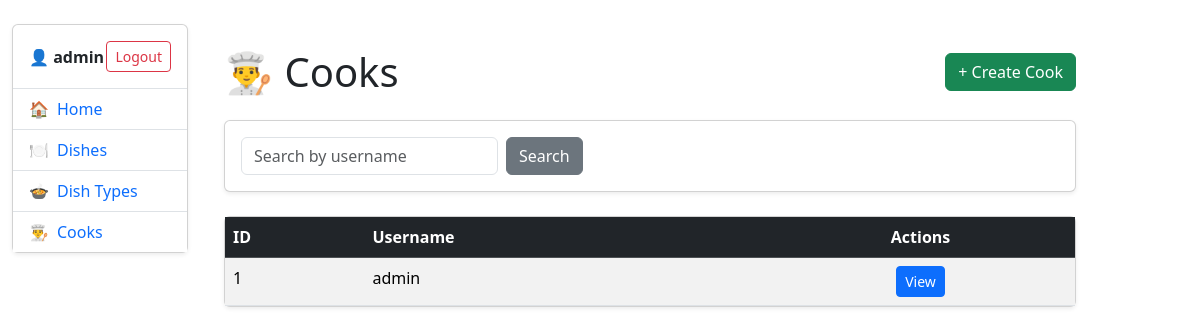
Before: /cooks/ (signed in) with the older database file.
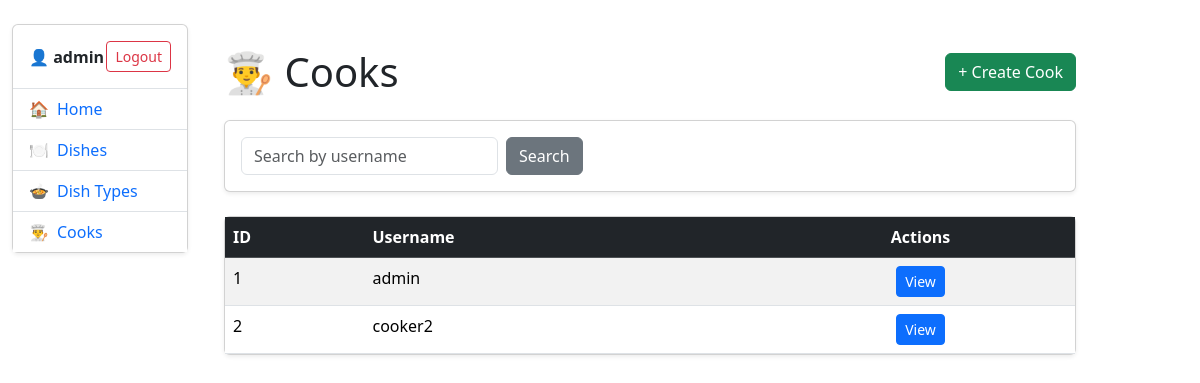
After: the same page with the newer database file.
### kitchen/models.py (models this page shows, shortened)
class Cook(AbstractUser):
    years_of_experience = models.IntegerField(
        null=True,
        blank=True,
    )

### kitchen/views.py (the view)
# urls.py: path("cooks/", CookListView.as_view(), name="cook-list"),
class CookListView(LoginRequiredMixin, generic.ListView):
    model = Cook
    paginate_by = 5
    def get_context_data(
        self, *, object_list = ..., **kwargs
    ):
        context = super(CookListView, self).get_context_data(**kwargs)
        username = self.request.GET.get("username", "")
        context["search_form"] = CookSearchForm(
            initial={"username": username}
        )
        return context
    def get_queryset(self):
        queryset = super().get_queryset()
        username = self.request.GET.get("username")
        if username:
            queryset = queryset.filter(username__icontains=username)
        return queryset

### kitchen/forms.py
class CookSearchForm(forms.Form):
    username = forms.CharField(
        max_length=255,
        required=False,
        label="",
        widget=forms.TextInput(
            attrs={
                "placeholder": "Search by username",
                "class": "form-control",
            }
        )
    )

### templates/kitchen/cook_list.html (shortened to what this page needs)
{% extends "base.html" %}
{% block content %}
<div class="container mt-4">
  <div class="d-flex justify-content-between align-items-center mb-4">
    <h1 class="mb-0">👨‍🍳 Cooks</h1>
    <a class="btn btn-success" href="{% url 'kitchen:cook-create' %}">
      + Create Cook
    </a>
  </div>
  <div class="card mb-4 shadow-sm">
    <div class="card-body">
      <form class="d-flex gap-2" method="get">
        {{ search_form }}
        <button class="btn btn-secondary" type="submit">
          Search
        </button>
      </form>
    </div>
  </div>
  <div class="card shadow-sm">
    <div class="card-body p-0">
      <table class="table table-striped table-hover mb-0">
        <thead class="table-dark">
          <tr>
            <th>ID</th>
            <th>Username</th>
            <th class="text-center">Actions</th>
          </tr>
        </thead>
        <tbody>
          {% for cook in cook_list %}
            <tr>
              <td>{{ cook.id }}</td>
              <td>{{ cook.username }}</td>
              <td class="text-center">
                <a class="btn btn-sm btn-primary"
                   href="{% url 'kitchen:cook-detail' cook.id %}">
                  View
                </a>
              </td>
            </tr>
          {% empty %}
            <tr>
              <td colspan="3" class="text-center text-muted py-4">
                No cooks found.
              </td>
            </tr>
          {% endfor %}
        </tbody>
      </table>
    </div>
  </div>
</div>
{% endblock %}

### templates/includes/sidebar.html (shortened to what this page needs)
<div class="card shadow-sm">
  <div class="card-body p-0">
    {% if user.is_authenticated %}
      <div class="p-3 border-bottom d-flex align-items-center justify-content-between">
        <div>
          <strong>👤 {{ user.username }}</strong>
        </div>
        <form action="{% url 'logout' %}" method="post" class="mb-0">
          <button class="btn btn-sm btn-outline-danger" type="submit">
            Logout
          </button>
        </form>
      </div>
    {% else %}
      <div class="p-3 border-bottom text-center">
        <a class="btn btn-outline-primary w-100" href="{% url 'login' %}">
          Login
        </a>
      </div>
    {% endif %}
    <ul class="list-group list-group-flush">
      <li class="list-group-item">
        <a class="text-decoration-none d-flex align-items-center gap-2"
           href="{% url 'kitchen:index' %}">
          🏠 <span>Home</span>
        </a>
      </li>
      <li class="list-group-item">
        <a class="text-decoration-none d-flex align-items-center gap-2"
           href="{% url 'kitchen:dish-list' %}">
          🍽️ <span>Dishes</span>
        </a>
      </li>
      <li class="list-group-item">
        <a class="text-decoration-none d-flex align-items-center gap-2"
           href="{% url 'kitchen:dish-type-list' %}">
          🍲 <span>Dish Types</span>
        </a>
      </li>
      <li class="list-group-item">
        <a class="text-decoration-none d-flex align-items-center gap-2"
           href="{% url 'kitchen:cook-list' %}">
          👨‍🍳 <span>Cooks</span>
        </a>
      </li>
    </ul>
  </div>
</div>

Changed rows visible on the page:
added Cook: id "2", username "cooker2"
